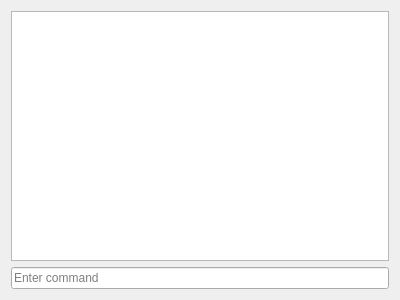
<?xml version="1.0" encoding="UTF-8"?>
<ui version="4.0">
 <class>ScriptConsoleView</class>
 <widget class="QWidget" name="ScriptConsoleView">
  <property name="geometry">
   <rect>
    <x>0</x>
    <y>0</y>
    <width>400</width>
    <height>300</height>
   </rect>
  </property>
  <property name="windowTitle">
   <string>Form</string>
  </property>
  <layout class="QVBoxLayout" name="verticalLayout">
   <item>
    <widget class="QTextEdit" name="commandsList">
     <property name="undoRedoEnabled">
      <bool>false</bool>
     </property>
     <property name="lineWrapMode">
      <enum>QTextEdit::NoWrap</enum>
     </property>
     <property name="readOnly">
      <bool>true</bool>
     </property>
    </widget>
   </item>
   <item>
    <widget class="QLineEdit" name="commandEdit">
     <property name="placeholderText">
      <string>Enter command</string>
     </property>
    </widget>
   </item>
  </layout>
 </widget>
 <resources/>
 <connections/>
</ui>
